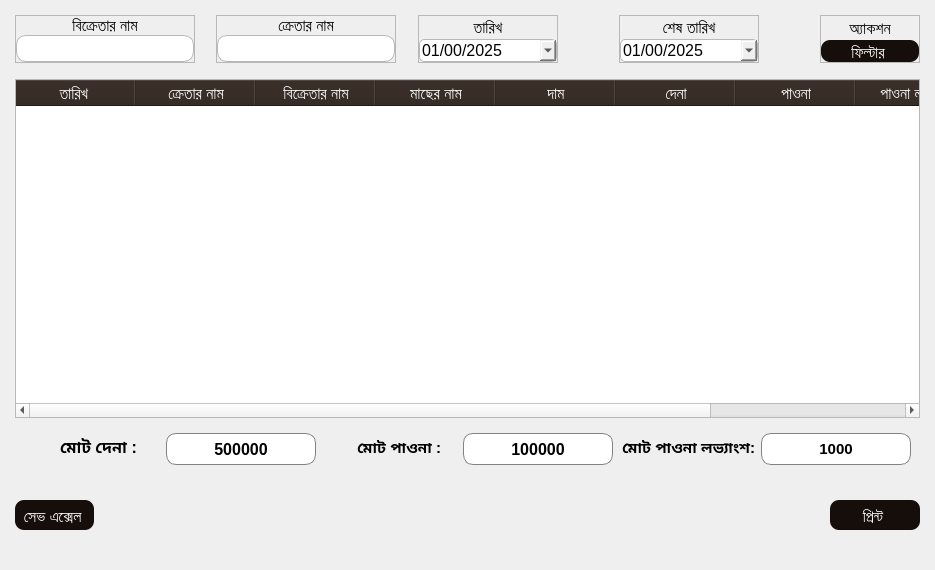
<?xml version="1.0" encoding="UTF-8"?>
<ui version="4.0">
 <class>cashReportMain</class>
 <widget class="QWidget" name="cashReportMain">
  <property name="geometry">
   <rect>
    <x>0</x>
    <y>0</y>
    <width>935</width>
    <height>570</height>
   </rect>
  </property>
  <property name="minimumSize">
   <size>
    <width>300</width>
    <height>0</height>
   </size>
  </property>
  <property name="windowTitle">
   <string>Form</string>
  </property>
  <property name="styleSheet">
   <string notr="true">*{
  text-align: left;
}
QLineEdit{
border-radius:10px;
border:1px solid #B8B8B8;
padding:2px;
}
QPushButton{
background-color:#150E0A;
color:white;
padding:3px 12px 0px 8px;
border-radius:9px;
text-align:center;
}
QDateEdit{
border:1px solid #B8B8B8;
border-radius:5px;
}</string>
  </property>
  <layout class="QVBoxLayout" name="cashReportMain_Layout">
   <property name="spacing">
    <number>6</number>
   </property>
   <property name="leftMargin">
    <number>15</number>
   </property>
   <property name="topMargin">
    <number>15</number>
   </property>
   <property name="rightMargin">
    <number>15</number>
   </property>
   <property name="bottomMargin">
    <number>15</number>
   </property>
   <item>
    <widget class="QWidget" name="cashReportHeader" native="true">
     <property name="maximumSize">
      <size>
       <width>16777215</width>
       <height>80</height>
      </size>
     </property>
     <property name="font">
      <font>
       <family>Arial</family>
      </font>
     </property>
     <layout class="QHBoxLayout" name="cashReportHeader_Layout">
      <property name="spacing">
       <number>0</number>
      </property>
      <property name="leftMargin">
       <number>0</number>
      </property>
      <property name="topMargin">
       <number>0</number>
      </property>
      <property name="rightMargin">
       <number>0</number>
      </property>
      <property name="bottomMargin">
       <number>0</number>
      </property>
      <item alignment="Qt::AlignLeft">
       <widget class="QFrame" name="sellerFilterrame">
        <property name="minimumSize">
         <size>
          <width>180</width>
          <height>0</height>
         </size>
        </property>
        <property name="maximumSize">
         <size>
          <width>250</width>
          <height>16777215</height>
         </size>
        </property>
        <property name="font">
         <font>
          <family>Arial</family>
         </font>
        </property>
        <property name="frameShape">
         <enum>QFrame::StyledPanel</enum>
        </property>
        <property name="frameShadow">
         <enum>QFrame::Raised</enum>
        </property>
        <layout class="QVBoxLayout" name="sellerFilterrame_Layout">
         <property name="spacing">
          <number>0</number>
         </property>
         <property name="leftMargin">
          <number>0</number>
         </property>
         <property name="topMargin">
          <number>0</number>
         </property>
         <property name="rightMargin">
          <number>0</number>
         </property>
         <property name="bottomMargin">
          <number>0</number>
         </property>
         <item>
          <widget class="QLabel" name="sellerFilterlabel">
           <property name="font">
            <font>
             <family>Arial</family>
             <pointsize>12</pointsize>
            </font>
           </property>
           <property name="text">
            <string>বিক্রেতার নাম</string>
           </property>
           <property name="alignment">
            <set>Qt::AlignCenter</set>
           </property>
          </widget>
         </item>
         <item>
          <widget class="QLineEdit" name="sellerFilterInput">
           <property name="font">
            <font>
             <family>Arial</family>
             <pointsize>12</pointsize>
            </font>
           </property>
          </widget>
         </item>
        </layout>
       </widget>
      </item>
      <item alignment="Qt::AlignLeft">
       <widget class="QFrame" name="buyerFilterFrame">
        <property name="minimumSize">
         <size>
          <width>180</width>
          <height>0</height>
         </size>
        </property>
        <property name="maximumSize">
         <size>
          <width>250</width>
          <height>16777215</height>
         </size>
        </property>
        <property name="font">
         <font>
          <family>Arial</family>
         </font>
        </property>
        <property name="frameShape">
         <enum>QFrame::StyledPanel</enum>
        </property>
        <property name="frameShadow">
         <enum>QFrame::Raised</enum>
        </property>
        <layout class="QVBoxLayout" name="buyerFilterFrame_Layout">
         <property name="spacing">
          <number>0</number>
         </property>
         <property name="leftMargin">
          <number>0</number>
         </property>
         <property name="topMargin">
          <number>0</number>
         </property>
         <property name="rightMargin">
          <number>0</number>
         </property>
         <property name="bottomMargin">
          <number>0</number>
         </property>
         <item>
          <widget class="QLabel" name="buyerFilterlabel">
           <property name="font">
            <font>
             <family>Arial</family>
             <pointsize>12</pointsize>
            </font>
           </property>
           <property name="text">
            <string>ক্রেতার নাম</string>
           </property>
           <property name="alignment">
            <set>Qt::AlignCenter</set>
           </property>
          </widget>
         </item>
         <item>
          <widget class="QLineEdit" name="buyerFilterInput">
           <property name="font">
            <font>
             <family>Arial</family>
             <pointsize>12</pointsize>
            </font>
           </property>
          </widget>
         </item>
        </layout>
       </widget>
      </item>
      <item alignment="Qt::AlignLeft">
       <widget class="QFrame" name="startDateFrame">
        <property name="minimumSize">
         <size>
          <width>140</width>
          <height>0</height>
         </size>
        </property>
        <property name="maximumSize">
         <size>
          <width>250</width>
          <height>16777215</height>
         </size>
        </property>
        <property name="font">
         <font>
          <family>Arial</family>
         </font>
        </property>
        <property name="frameShape">
         <enum>QFrame::StyledPanel</enum>
        </property>
        <property name="frameShadow">
         <enum>QFrame::Raised</enum>
        </property>
        <layout class="QVBoxLayout" name="startDateFrame_Layout">
         <property name="spacing">
          <number>0</number>
         </property>
         <property name="leftMargin">
          <number>0</number>
         </property>
         <property name="topMargin">
          <number>0</number>
         </property>
         <property name="rightMargin">
          <number>0</number>
         </property>
         <property name="bottomMargin">
          <number>0</number>
         </property>
         <item>
          <widget class="QLabel" name="startDateLabel">
           <property name="minimumSize">
            <size>
             <width>0</width>
             <height>0</height>
            </size>
           </property>
           <property name="maximumSize">
            <size>
             <width>16777215</width>
             <height>16777215</height>
            </size>
           </property>
           <property name="font">
            <font>
             <family>Arial</family>
             <pointsize>12</pointsize>
            </font>
           </property>
           <property name="text">
            <string>তারিখ</string>
           </property>
           <property name="alignment">
            <set>Qt::AlignCenter</set>
           </property>
          </widget>
         </item>
         <item>
          <widget class="QDateEdit" name="startDateInput">
           <property name="font">
            <font>
             <family>Arial</family>
             <pointsize>12</pointsize>
            </font>
           </property>
           <property name="focusPolicy">
            <enum>Qt::WheelFocus</enum>
           </property>
           <property name="layoutDirection">
            <enum>Qt::LeftToRight</enum>
           </property>
           <property name="correctionMode">
            <enum>QAbstractSpinBox::CorrectToNearestValue</enum>
           </property>
           <property name="displayFormat">
            <string>dd/mm/yyyy</string>
           </property>
           <property name="calendarPopup">
            <bool>true</bool>
           </property>
           <property name="date">
            <date>
             <year>2025</year>
             <month>1</month>
             <day>1</day>
            </date>
           </property>
          </widget>
         </item>
        </layout>
       </widget>
      </item>
      <item alignment="Qt::AlignLeft">
       <widget class="QFrame" name="endDateFrame">
        <property name="minimumSize">
         <size>
          <width>140</width>
          <height>0</height>
         </size>
        </property>
        <property name="maximumSize">
         <size>
          <width>250</width>
          <height>16777215</height>
         </size>
        </property>
        <property name="font">
         <font>
          <family>Arial</family>
         </font>
        </property>
        <property name="frameShape">
         <enum>QFrame::StyledPanel</enum>
        </property>
        <property name="frameShadow">
         <enum>QFrame::Raised</enum>
        </property>
        <layout class="QVBoxLayout" name="endDateFrame_Layout">
         <property name="spacing">
          <number>0</number>
         </property>
         <property name="leftMargin">
          <number>0</number>
         </property>
         <property name="topMargin">
          <number>0</number>
         </property>
         <property name="rightMargin">
          <number>0</number>
         </property>
         <property name="bottomMargin">
          <number>0</number>
         </property>
         <item>
          <widget class="QLabel" name="endDateLabel">
           <property name="font">
            <font>
             <family>Arial</family>
             <pointsize>12</pointsize>
            </font>
           </property>
           <property name="text">
            <string>শেষ তারিখ</string>
           </property>
           <property name="alignment">
            <set>Qt::AlignCenter</set>
           </property>
          </widget>
         </item>
         <item>
          <widget class="QDateEdit" name="endDateInput">
           <property name="font">
            <font>
             <family>Arial</family>
             <pointsize>12</pointsize>
            </font>
           </property>
           <property name="displayFormat">
            <string>dd/mm/yyyy</string>
           </property>
           <property name="calendarPopup">
            <bool>true</bool>
           </property>
           <property name="date">
            <date>
             <year>2025</year>
             <month>1</month>
             <day>1</day>
            </date>
           </property>
          </widget>
         </item>
        </layout>
       </widget>
      </item>
      <item>
       <widget class="QFrame" name="filterActionFrame">
        <property name="minimumSize">
         <size>
          <width>100</width>
          <height>0</height>
         </size>
        </property>
        <property name="maximumSize">
         <size>
          <width>100</width>
          <height>16777215</height>
         </size>
        </property>
        <property name="font">
         <font>
          <family>Arial</family>
         </font>
        </property>
        <property name="frameShape">
         <enum>QFrame::StyledPanel</enum>
        </property>
        <property name="frameShadow">
         <enum>QFrame::Raised</enum>
        </property>
        <layout class="QVBoxLayout" name="filterActionFrame_Layout">
         <property name="spacing">
          <number>0</number>
         </property>
         <property name="leftMargin">
          <number>0</number>
         </property>
         <property name="topMargin">
          <number>0</number>
         </property>
         <property name="rightMargin">
          <number>0</number>
         </property>
         <property name="bottomMargin">
          <number>0</number>
         </property>
         <item>
          <widget class="QLabel" name="filterLabel">
           <property name="font">
            <font>
             <family>Arial</family>
             <pointsize>12</pointsize>
            </font>
           </property>
           <property name="text">
            <string>অ্যাকশন</string>
           </property>
           <property name="alignment">
            <set>Qt::AlignCenter</set>
           </property>
          </widget>
         </item>
         <item>
          <widget class="QPushButton" name="filterBtn">
           <property name="font">
            <font>
             <family>Arial</family>
             <pointsize>12</pointsize>
            </font>
           </property>
           <property name="cursor">
            <cursorShape>PointingHandCursor</cursorShape>
           </property>
           <property name="styleSheet">
            <string notr="true"/>
           </property>
           <property name="text">
            <string>ফিল্টার</string>
           </property>
           <property name="icon">
            <iconset resource="../resource.qrc">
             <normaloff>:/icons/icons/filter.svg</normaloff>:/icons/icons/filter.svg</iconset>
           </property>
          </widget>
         </item>
        </layout>
       </widget>
      </item>
     </layout>
    </widget>
   </item>
   <item>
    <widget class="QWidget" name="cashReportBody" native="true">
     <property name="font">
      <font>
       <family>Arial</family>
      </font>
     </property>
     <layout class="QHBoxLayout" name="cashReportBody_Layout">
      <property name="spacing">
       <number>0</number>
      </property>
      <property name="leftMargin">
       <number>0</number>
      </property>
      <property name="topMargin">
       <number>10</number>
      </property>
      <property name="rightMargin">
       <number>0</number>
      </property>
      <property name="bottomMargin">
       <number>0</number>
      </property>
      <item>
       <widget class="QTableWidget" name="tableWidget">
        <property name="font">
         <font>
          <family>Arial</family>
         </font>
        </property>
        <property name="styleSheet">
         <string notr="true">QHeaderView::section, QHeaderView{
    background-color: #2D221B;
    color: white;   
    font-size: 12pt;  
    text-align: center; 
}
</string>
        </property>
        <attribute name="horizontalHeaderDefaultSectionSize">
         <number>120</number>
        </attribute>
        <attribute name="horizontalHeaderMinimumSectionSize">
         <number>120</number>
        </attribute>
        <column>
         <property name="text">
          <string>তারিখ </string>
         </property>
        </column>
        <column>
         <property name="text">
          <string>ক্রেতার নাম</string>
         </property>
        </column>
        <column>
         <property name="text">
          <string>বিক্রেতার নাম</string>
         </property>
        </column>
        <column>
         <property name="text">
          <string>মাছের নাম</string>
         </property>
        </column>
        <column>
         <property name="text">
          <string>দাম</string>
         </property>
        </column>
        <column>
         <property name="text">
          <string>দেনা</string>
         </property>
        </column>
        <column>
         <property name="text">
          <string>পাওনা</string>
         </property>
        </column>
        <column>
         <property name="text">
          <string>পাওনা লভ্যাংশ</string>
         </property>
        </column>
        <column>
         <property name="text">
          <string>এন্ট্রি বাই</string>
         </property>
        </column>
       </widget>
      </item>
     </layout>
    </widget>
   </item>
   <item>
    <widget class="QWidget" name="cashReportBottom" native="true">
     <property name="minimumSize">
      <size>
       <width>0</width>
       <height>50</height>
      </size>
     </property>
     <property name="font">
      <font>
       <family>Arial</family>
      </font>
     </property>
     <property name="styleSheet">
      <string notr="true">#creditAmount, #debitAmount, #creditRevenueAmount{
background:white;
color:black;
border-radius:10px;
border:1px solid #828282;
}</string>
     </property>
     <layout class="QHBoxLayout" name="horizontalLayout">
      <item alignment="Qt::AlignRight">
       <widget class="QLabel" name="debitLabel">
        <property name="minimumSize">
         <size>
          <width>100</width>
          <height>0</height>
         </size>
        </property>
        <property name="font">
         <font>
          <family>Arial</family>
          <pointsize>12</pointsize>
          <weight>75</weight>
          <bold>true</bold>
         </font>
        </property>
        <property name="text">
         <string>মোট দেনা :</string>
        </property>
       </widget>
      </item>
      <item>
       <widget class="QLabel" name="debitAmount">
        <property name="minimumSize">
         <size>
          <width>150</width>
          <height>0</height>
         </size>
        </property>
        <property name="font">
         <font>
          <family>Arial</family>
          <pointsize>12</pointsize>
          <weight>75</weight>
          <bold>true</bold>
         </font>
        </property>
        <property name="text">
         <string>500000</string>
        </property>
        <property name="alignment">
         <set>Qt::AlignCenter</set>
        </property>
       </widget>
      </item>
      <item alignment="Qt::AlignRight">
       <widget class="QLabel" name="creditLabel">
        <property name="minimumSize">
         <size>
          <width>100</width>
          <height>0</height>
         </size>
        </property>
        <property name="font">
         <font>
          <family>Arial</family>
          <pointsize>11</pointsize>
          <weight>75</weight>
          <bold>true</bold>
         </font>
        </property>
        <property name="text">
         <string>মোট পাওনা :</string>
        </property>
       </widget>
      </item>
      <item alignment="Qt::AlignRight">
       <widget class="QLabel" name="creditAmount">
        <property name="minimumSize">
         <size>
          <width>150</width>
          <height>0</height>
         </size>
        </property>
        <property name="font">
         <font>
          <family>Arial</family>
          <pointsize>12</pointsize>
          <weight>75</weight>
          <bold>true</bold>
         </font>
        </property>
        <property name="text">
         <string>100000</string>
        </property>
        <property name="alignment">
         <set>Qt::AlignCenter</set>
        </property>
       </widget>
      </item>
      <item alignment="Qt::AlignRight">
       <widget class="QLabel" name="creditRevenueLabel">
        <property name="minimumSize">
         <size>
          <width>100</width>
          <height>0</height>
         </size>
        </property>
        <property name="font">
         <font>
          <family>Arial</family>
          <pointsize>11</pointsize>
          <weight>75</weight>
          <bold>true</bold>
         </font>
        </property>
        <property name="text">
         <string>মোট পাওনা লভ্যাংশ:</string>
        </property>
       </widget>
      </item>
      <item alignment="Qt::AlignRight">
       <widget class="QLabel" name="creditRevenueAmount">
        <property name="minimumSize">
         <size>
          <width>150</width>
          <height>0</height>
         </size>
        </property>
        <property name="font">
         <font>
          <family>Arial</family>
          <pointsize>11</pointsize>
          <weight>75</weight>
          <bold>true</bold>
         </font>
        </property>
        <property name="text">
         <string>1000</string>
        </property>
        <property name="alignment">
         <set>Qt::AlignCenter</set>
        </property>
       </widget>
      </item>
     </layout>
    </widget>
   </item>
   <item>
    <widget class="QWidget" name="cashReportFooter" native="true">
     <property name="minimumSize">
      <size>
       <width>0</width>
       <height>60</height>
      </size>
     </property>
     <property name="font">
      <font>
       <family>Arial</family>
      </font>
     </property>
     <layout class="QHBoxLayout" name="cashReportFooter_Layout">
      <property name="spacing">
       <number>0</number>
      </property>
      <property name="leftMargin">
       <number>0</number>
      </property>
      <property name="topMargin">
       <number>20</number>
      </property>
      <property name="rightMargin">
       <number>0</number>
      </property>
      <property name="bottomMargin">
       <number>25</number>
      </property>
      <item alignment="Qt::AlignLeft">
       <widget class="QPushButton" name="saveBtn">
        <property name="minimumSize">
         <size>
          <width>0</width>
          <height>30</height>
         </size>
        </property>
        <property name="font">
         <font>
          <family>Arial</family>
          <pointsize>12</pointsize>
         </font>
        </property>
        <property name="cursor">
         <cursorShape>PointingHandCursor</cursorShape>
        </property>
        <property name="styleSheet">
         <string notr="true"/>
        </property>
        <property name="text">
         <string>সেভ এক্সেল</string>
        </property>
        <property name="icon">
         <iconset resource="../resource.qrc">
          <normaloff>:/icons/icons/save.svg</normaloff>:/icons/icons/save.svg</iconset>
        </property>
        <property name="iconSize">
         <size>
          <width>22</width>
          <height>22</height>
         </size>
        </property>
        <property name="checkable">
         <bool>true</bool>
        </property>
        <property name="autoExclusive">
         <bool>true</bool>
        </property>
       </widget>
      </item>
      <item alignment="Qt::AlignRight">
       <widget class="QPushButton" name="printBtn">
        <property name="minimumSize">
         <size>
          <width>90</width>
          <height>30</height>
         </size>
        </property>
        <property name="font">
         <font>
          <family>Arial</family>
          <pointsize>12</pointsize>
         </font>
        </property>
        <property name="cursor">
         <cursorShape>PointingHandCursor</cursorShape>
        </property>
        <property name="styleSheet">
         <string notr="true"/>
        </property>
        <property name="text">
         <string>প্রিন্ট</string>
        </property>
        <property name="icon">
         <iconset resource="../resource.qrc">
          <normaloff>:/icons/icons/printer.svg</normaloff>:/icons/icons/printer.svg</iconset>
        </property>
        <property name="iconSize">
         <size>
          <width>22</width>
          <height>22</height>
         </size>
        </property>
        <property name="checkable">
         <bool>true</bool>
        </property>
        <property name="autoExclusive">
         <bool>true</bool>
        </property>
       </widget>
      </item>
     </layout>
    </widget>
   </item>
  </layout>
 </widget>
 <resources>
  <include location="../resource.qrc"/>
 </resources>
 <connections/>
</ui>
